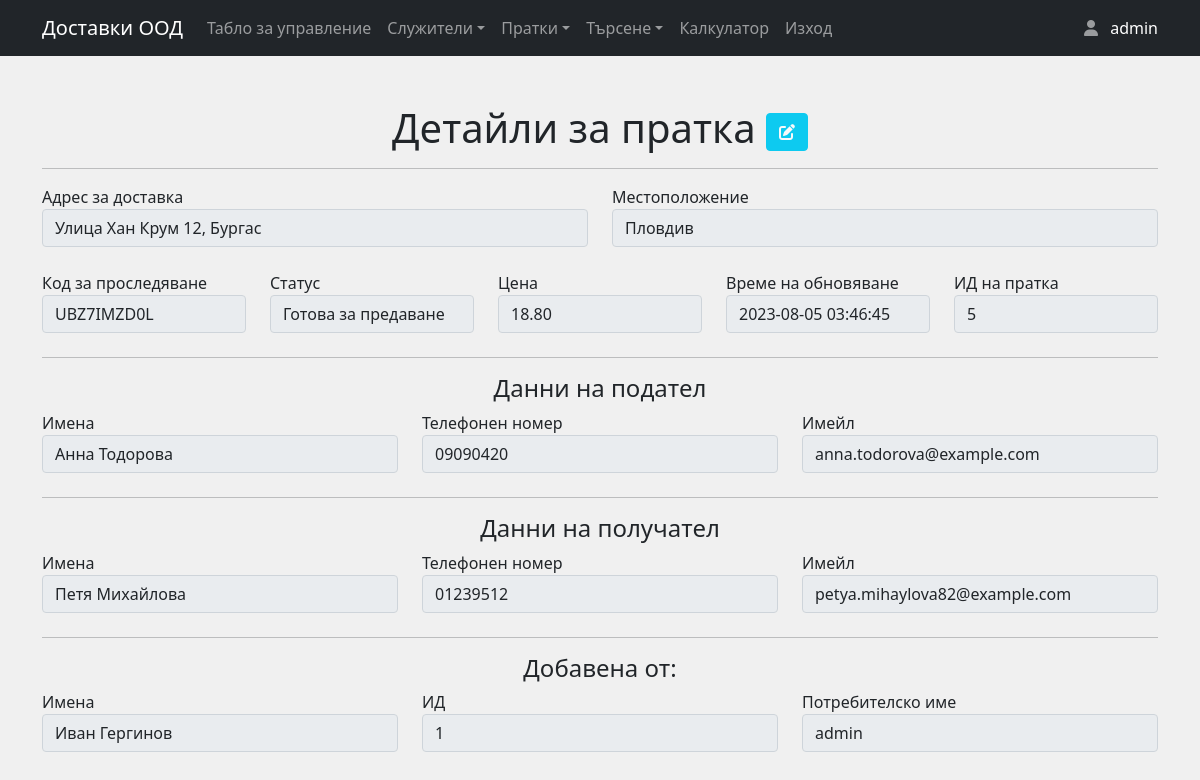
The page /info_shipment.php?infoid=5 (signed in) on the database its author committed.
### tables this page shows
CREATE TABLE `shipment` (
  `shipment_id` int(11) NOT NULL,
  `usersId` int(11) NOT NULL,
  `sender_name` varchar(255) NOT NULL,
  `sender_phone_number` varchar(20) NOT NULL,
  `sender_email` varchar(255) NOT NULL,
  `delivery_address` varchar(255) NOT NULL,
  `recipient_name` varchar(255) NOT NULL,
  `recipient_phone_number` varchar(20) NOT NULL,
  `recipient_email` varchar(255) NOT NULL,
  `price` float(10,2) DEFAULT NULL
);

CREATE TABLE `shipment_history` (
  `shipment_id` int(11) NOT NULL,
  `tracking_id` varchar(255) NOT NULL,
  `location` varchar(255) NOT NULL,
  `status` varchar(100) NOT NULL,
  `update_time` datetime NOT NULL DEFAULT current_timestamp(),
  `history_table_id` int(11) NOT NULL
);

CREATE TABLE `users` (
  `usersId` int(6) NOT NULL,
  `usersName` varchar(128) NOT NULL,
  `usersEmail` varchar(128) NOT NULL,
  `usersPhoneNumber` varchar(20) NOT NULL,
  `usersUid` varchar(128) NOT NULL,
  `usersPwd` varchar(128) NOT NULL,
  `userCreatedDate` datetime NOT NULL DEFAULT current_timestamp()
);

### info_shipment.php (the view, shortened to what this page needs)
<?php
include_once 'header.php';
include_once 'includes/dbh.inc.php';
$shipment_id  = $_GET['infoid'];
$sql = "SELECT * FROM shipment_history sh
JOIN shipment s ON sh.shipment_id = s.shipment_id
JOIN users u ON s.usersId = u.usersId
WHERE sh.shipment_id = '$shipment_id' ORDER BY update_time DESC;";
$result = mysqli_query($conn, $sql);
$row = mysqli_fetch_assoc($result);
$senderName = $row['sender_name'];
$senderPhoneNum = $row['sender_phone_number'];
$senderEmail = $row['sender_email'];
$recipientName = $row['recipient_name'];
$recipientPhoneNum = $row['recipient_phone_number'];
$recipientEmail = $row['recipient_email'];
$deliveryAddress = $row['delivery_address'];
$trackingID = $row['tracking_id'];
$status = $row['status'];
$price = $row['price'];
$nameUser = $row['usersName'];
$idUser = $row['usersId'];
$username = $row['usersUid'];
$location = $row['location'];
$dateUpdate = $row['update_time'];
?>
<div class="container mt-5">
    <h1 class="text-center my-3">Детайли за пратка
    <?php echo '<a href="edit_info_shipment.php?infoid=' . $shipment_id . '" class="btn btn-info text-light" style="text-decoration: none"><i class="fas fa-edit"></i></a>';
    ?>
    </h1>
    <hr>
    <form method="post">
    <div class="row mb-4">
            <div class="col">
                <div class="form-group">
                    <label for="deliveryAddress">Адрес за доставка</label>
                    <input readonly value="<?php echo $deliveryAddress; ?>" type=" text" class="form-control" id="deliveryAddress" name="deliveryAddress">
                </div>
            </div>
            <div class="col">
                <div class="col">
                    <div class="form-group">
                        <label for="location">Местоположение</label>
                        <input readonly value="<?php echo $location; ?>" type=" text" class="form-control" id="location" name="location">
                    </div>
                </div>
            </div>
        </div>
        <div class="row mb-4">
            <div class="col">
                <div class="form-group">
                    <label for="trackingID">Код за проследяване</label>
                    <input readonly value="<?php echo $trackingID; ?>" type="text" class="form-control" id="trackingID" name="trackingID">
                </div>
            </div>
            <div class="col">
                <div class="form-group">
                    <label for="status">Статус</label>
                    <input readonly value="<?php echo $status; ?>" type="text" class="form-control" id="status" name="status">
                </div>
            </div>
            <div class="col">
                <div class="form-group">
                    <label for="price">Цена</label>
                    <input readonly value="<?php echo $price; ?>" type="number" class="form-control" id="price" name="price">
                </div>
            </div>
            <div class="col">
                <div class="form-group">
                    <label for="">Време на обновяване</label>
                    <input readonly value="<?php echo $dateUpdate; ?>" type="text" class="form-control" id="" name="">
                </div>
            </div>
            <div class="col">
                <div class="form-group">
                    <label for="shipment_id">ИД на пратка</label>
                    <input readonly value="<?php echo $shipment_id; ?>" type="number" class="form-control" id="shipment_id" name="shipment_id">
                </div>
            </div>
        </div>
        <hr>
        <div class="row mb-4">
            <h4 class="text-center">Данни на подател</h4>
            <div class="col">
                <div class="form-group">
                    <label for="senderName">Имена</label>
                    <input readonly value="<?php echo $senderName; ?> " type="text" class="form-control" id="senderName" name="senderName">
                </div>
            </div>
            <div class="col">
                <div class="form-group">
                    <label for="senderPhoneNum">Телефонен номер</label>
                    <input readonly value="<?php echo $senderPhoneNum; ?>" type=" text" class="form-control" id="senderPhoneNum" name="senderPhoneNum">
                </div>
            </div>
            <div class="col">
                <div class="form-group">
                    <label for="senderEmail">Имейл</label>
                    <input readonly value="<?php echo $senderEmail; ?>" type=" email" class="form-control" id="senderEmail" name="senderEmail">
                </div>
            </div>
        </div>
        <hr>
        <div class="row mb-4">
            <h4 class="text-center">Данни на получател</h4>
            <div class="col">
                <div class="form-group">
                    <label for="recipientName">Имена</label>
                    <input readonly value="<?php echo $recipientName; ?>" type=" text" class="form-control" id="recipientName" name="recipientName">
                </div>
            </div>
            <div class="col">
                <div class="form-group">
                    <label for="recipientPhoneNumber">Телефонен номер</label>
                    <input readonly value="<?php echo $recipientPhoneNum; ?>" type=" text" class="form-control" id="recipientPhoneNumber" name="recipientPhoneNumber">
                </div>
            </div>
            <div class="col">
                <div class="form-group">
                    <label for="recipientEmail">Имейл</label>
                    <input readonly value="<?php echo $recipientEmail; ?>" type=" email" class="form-control" id="recipientEmail" name="recipientEmail">
                </div>
            </div>
        </div>
        <hr>
        <div class="row mb-4">
            <h4 class="text-center">Добавена от:</h4>
            <div class="col">
                <div class="form-group ">
                    <label for="nameUser">Имена</label>
                    <input readonly value="<?php echo $nameUser; ?>" type=" text" class="form-control" id="nameUser" name="nameUser">
                </div>
            </div>
            <div class="col">
                <div class="form-group ">
                    <label for="idUser">ИД</label>
                    <input readonly value="<?php echo $idUser; ?>" type="number" class="form-control" id="idUser" name="idUser">
                </div>
            </div>
            <div class="col">
                <div class="form-group ">
                    <label for="username">Потребителско име</label>
                    <input readonly value="<?php echo $username; ?>" type=" text" class="form-control" id="username" name="username">
                </div>
            </div>
        </div>
    </form>
</div>
</body>
</html>

### rows shown on the page
shipment: deliveryAddress "Улица Хан Крум 12, Бургас", price "18.80", senderName "Анна Тодорова", senderPhoneNum "09090420", senderEmail "anna.todorova@example.com", recipientName "Петя Михайлова", recipientPhoneNumber "01239512", recipientEmail "petya.mihaylova82@example.com"
shipment_history: location "Пловдив", trackingID "UBZ7IMZD0L", status "Готова за предаване", update_time "2023-08-05 03:46:45"
users: nameUser "Иван Гергинов", idUser "1", username "admin"

### other values the page prints
$_SESSION["useruid"] "admin"
